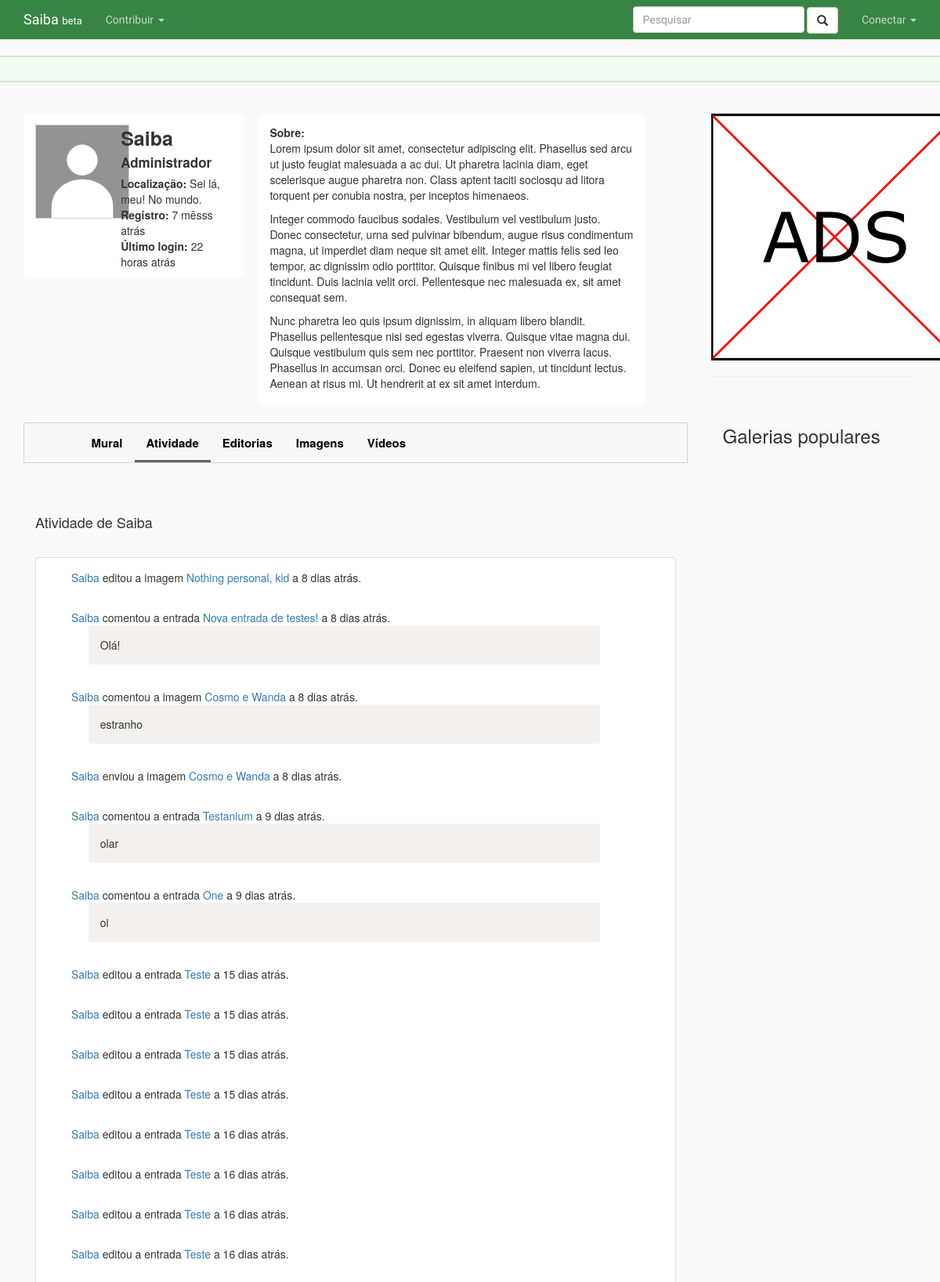
Screenshot of /perfil/saiba/atividade (upper part) with the database file from the repository.
### profile/models.py (models this page shows, shortened)
class Profile(models.Model):
    user        = models.OneToOneField(User, blank=True, null=True, default=None, on_delete=models.CASCADE)
    title       = models.CharField(max_length = 500, blank=True)
    slug        = models.SlugField(max_length=250, default="", blank=True)
    avatar      = models.ImageField(blank=True, upload_to='avatars/', default='assets/avatar_default.svg')
    gender      = models.CharField(max_length = 500, blank=True)
    location    = models.CharField(max_length = 500, blank=True)
    about       = models.TextField(max_length = 1500, blank=True)
    groups      = models.ManyToManyField(UserGroup, blank=True)
    def __unicode__(self):
        return self.user.username

### feedback/models.py (models this page shows, shortened)
class Action(models.Model):
    ACTION_TYPE_CHOICES = (
        ("0", "Unknown"),
        ("1", "New comment"),
        ("2", "New reply"),
        ("3", "New entry"),
        ("4", "New image"),
        ("5", "New video"),
        ("6", "Edit entry"),
        ("7", "Edit image"),
        ("8", "Edit video"),
    )
    target_content_type     = models.ForeignKey(ContentType, on_delete=models.CASCADE, null=True, blank=True)
    target_id               = models.PositiveIntegerField(null=True, blank=True)
    target                  = GenericForeignKey('target_content_type', 'target_id')
    author                  = models.ForeignKey(User)
    action_type             = models.CharField(
        max_length=1,
        choices=ACTION_TYPE_CHOICES,
        default="0",
    )
    date                = models.DateTimeField(auto_now_add=True, blank=True)
    is_public           = models.BooleanField(default=True)
    is_staff_only       = models.BooleanField(default=False)

class Comment(models.Model):
    target_content_type = models.ForeignKey(ContentType, on_delete=models.CASCADE, null=True, blank=True)
    target_id           = models.PositiveIntegerField(null=True, blank=True)
    target              = GenericForeignKey('target_content_type', 'target_id')
    author              = models.ForeignKey(User)
    content             = models.CharField(max_length=250)
    creation_date       = models.DateTimeField(auto_now_add=True, blank=True)
    update_date         = models.DateTimeField(auto_now=True, blank=True)
    hidden              = models.BooleanField(default=False)
    is_deleted          = models.BooleanField(default=False)
    parent              = models.ForeignKey('feedback.Comment', on_delete=models.CASCADE, null=True, blank=True,
                                            related_name="children") # for tracking the main comment when replying a reply
    reply_to            = models.ForeignKey('feedback.Comment', on_delete=models.CASCADE, null=True, blank=True,
                                            related_name="replies") # the immediate response (may not be the main comment)
    points              = models.IntegerField(default=0)

### gallery/models.py (models this page shows, shortened)
class Image(models.Model):
    author          = models.ForeignKey(User, blank=True)
    title           = models.CharField(max_length=250)
    date            = models.DateTimeField(default=timezone.now, blank=True)
    date_origin     = models.CharField(max_length=100, blank=True)
    source          = models.CharField(max_length=250)
    tags            = models.ManyToManyField('home.Tag', blank=True)
    entry           = models.ForeignKey('entry.Entry', on_delete=models.CASCADE, related_name="images")
    hidden          = models.BooleanField(default=False)
    file            = models.ImageField(upload_to='icon/', blank=True)
    file_url        = models.URLField(blank=True)
    description     = models.TextField(max_length=250, blank=True)
    state           = models.ForeignKey(State, on_delete=models.CASCADE, default=1)
    trending_points = models.IntegerField(default=0)
    views           = GenericRelation('feedback.View')
    comments_locked = models.BooleanField(default=False)

### entry/models.py (models this page shows, shortened)
class Entry(models.Model):
    author                  = models.ForeignKey(User, default=1)
    title                   = models.CharField(max_length=250)
    slug                    = models.SlugField(max_length=250, default="", blank=True, unique=True)
    status                  = models.ForeignKey(Status, default=1)
    category                = models.ForeignKey(Category, default=1)
    type                    = models.CharField(max_length=100, blank=True)
    date_origin             = models.CharField(max_length=100, blank=True)
    origin                  = models.CharField(max_length=100)
    icon                    = models.ImageField(upload_to='icon/', blank=True)
    icon_url                = models.URLField(blank=True)
    hidden                  = models.BooleanField(default=False)
    images_locked           = models.BooleanField(default=False)
    videos_locked           = models.BooleanField(default=False)
    comments_locked         = models.BooleanField(default=False)
    tags                    = models.ManyToManyField('home.Tag', blank=True)
    trending_points         = models.IntegerField(default=0)
    editorship              = models.ManyToManyField('profile.Profile', blank=True)
    view                    = GenericRelation('feedback.View')
    class Meta:
        verbose_name_plural = "entries"

### profile/views.py (the view)
# urls.py: url(r'^(?P<name_slug>[\w-]+)/atividade', views.activity, name='activity'),
def activity(request, name_slug, page = 1):
    current_page = "atividade"
    profile = get_object_or_404(Profile, slug=name_slug)
    actions = Action.objects.filter(author=profile.user).order_by("-id")
    for action in actions:
        action.actor = action.author.profile
        action.location = action.target
        if action.action_type == "1":
            action.message = action.target.content
            action.location = action.target.target #action -> comment -> (entry/image/video/profile)
        elif action.action_type == "2":
            action.message = action.target.content
            action.location = action.target.target #action -> reply -> (entry/image/video/profile)
            action.victim = action.target.reply_to.author
        if type(action.location) == Entry:
            action.location_type = "entry"
        elif type(action.location) == Image:
            action.location_type = "image"
        elif type(action.location) == Video:
            action.location_type = "video"
        elif type(action.location) == Profile:
            action.location_type = "profile"
    context = {"profile": profile, 'type': 'profile', "id": profile.user.id, "actions": actions, "current_page": current_page}
    return render(request, 'profile/activity.html', context)

### profile/templates/profile/activity.html (shortened to what this page needs)
﻿{% extends 'home/base.html' %}
{% block body %}
    {% include "profile/profile_information.html" %}
    {% include "profile/profile_menu.html" %}
    <section id="activity" class="container media col-md-12">
        <h3>Atividade de {{profile.user.username}}</h3>
        <div class="container media col-md-12 panel panel-default">
            {% for action in actions %}
            <div class="activity col-md-12 panel-body">
                <span class="activity-description col-md-12">
                    <a href="{% url "profile:detail" action.actor.slug %}">{{action.actor}}</a>
                    {% if action.action_type == "1" %}
                    comentou
                    {% elif action.action_type == "2" %}
                    respondeu <a href="{% url "profile:detail" action.victim.profile.slug %}">{{action.victim}}</a>
                    {% elif action.action_type == "3" %}
                    criou
                    {% elif action.action_type == "4" or action.action_type == "5" %}
                    enviou
                    {% elif action.action_type == "6" or action.action_type == "7" or action.action_type == "8" %}
                    editou
                    {% endif %}
                        {% if action.location_type == "entry" %}
                        a entrada <a href="{% url "entry:detail" action.location.slug %}">{{action.location.title}}</a>
                        {% elif action.location_type == "image" %}
                        a imagem <a href="{% url "gallery:image_detail" action.location.id %}">{{action.location.title}}</a>
                        {% elif action.location_type == "video" %}
                        o vídeo <a href="{% url "gallery:video_detail" action.location.id %}">{{action.location.title}}</a>
                        {% elif action.location_type == "profile" %}
                        o perfil de <a href="{% url "profile:detail" action.location.slug %}">{{action.location.user.username}}</a>
                        {% endif %}
                    a <span class="saiba-date" title="{{action.date}}">{{action.date|date:"c"}}</span>.
                    {% if action.target.content %}<span class="activity-content panel-body col-md-12">{{action.target.content}}</span>{% endif %}
                </span>
            </div>
            <div class="saiba-separator col-md-12"></div>
            {% endfor %}
        </div>
    </section>
{% endblock %}

### profile/templates/profile/profile_information.html
﻿    <section id="profile" class="media">
        <div class="info-left col-md-4" style="border-radius: 7px; padding: 14px 0 10px 0; background-color:#fff;">
            <div class="media-avatar col-md-4">
                {% if profile.avatar %}
                    <img class='media-object' style="border-style:solid; border-width:1px; border-color:lightgrey" src='{{profile.avatar.url}}' height='120'>
                {% endif %}
            </div>
            <div class="col-md-8">
                <span id="profile-username" class="media-heading col-md-12">{{ profile.user.username }}</span>
                <span id="profile-title" class="media-heading col-md-12">{{ profile.title }}</span>
                {% if profile.location %}<span class="col-md-12"><b>Localização:</b> {{ profile.location }}</span>{% endif %}
                <span class="col-md-12"><b>Registro:</b> <span class="saiba-date">{{ profile.user.date_joined|date:"c" }}</span></span>
                <span class="col-md-12"><b>Último login:</b> <span class="saiba-date">{{ profile.user.last_login|date:"c" }}</span></span>
            </div>
        </div>
        <div class="info-right col-md-7" style="border-radius: 7px; padding: 14px 0 10px 0; background-color:#fff; margin-left: 2%;">
            {% if profile.about %}<span class="col-md-12"><b>Sobre:</b><br/> {{ profile.about|linebreaks }}</span>{% endif %}
        </div>
    </section>

### home/static/home/style.css (style rules this page uses)
h3 { font-size: 18px; line-height: 40px; }
.activity-content { background-color: rgba(187, 167, 167, 0.17); border-radius: 3px; left: 3%; width: 90%; }
#profile-username { font-size: 25px; font-weight: bold; margin-bottom: 0px; }
#profile-title { font-size: 17px; font-weight: bold; margin-top: 0px; }

### home/static/home/css/footer.css (style rules this page uses)
html { height: 100%; }

### rows the page displays
Profile: avatar (placeholder picture), user.username "Saiba", title "Administrador", location "Sei lá, meu! No mundo.", about "Lorem ipsum dolor sit amet, consectetur adipiscing elit. Phasellus sed arcu ut justo feugiat malesuada a ac dui. Ut pharetra lacinia diam, eget scelerisque augue pharetra non. Class aptent taciti sociosqu ad litora torquent per conubia nostra, per inceptos himenaeos. Integer commodo faucibus sodales. Vestibulum vel vestibulum justo. Donec consectetur, urna sed pulvinar bibendum, augue risus condimentum magna, ut imperdiet diam neque sit amet elit. Integer mattis felis sed leo tempor, ac dignissim odio porttitor. Quisque finibus mi vel libero feugiat tincidunt. Duis lacinia velit orci. Pellentesque nec malesuada ex, sit amet consequat sem. Nunc pharetra leo quis ipsum dignissim, in aliquam…"
Action: actor "Saiba", action_type "editou", location "Nothing personal, kid"
Action: actor "Saiba", action_type "comentou", location "Nova entrada de testes!", target.content "Olá!"
Action: actor "Saiba", action_type "comentou", location "Cosmo e Wanda", target.content "estranho"
Action: actor "Saiba", action_type "enviou", location "Cosmo e Wanda"
Action: actor "Saiba", action_type "comentou", location "Testanium", target.content "olar"
Action: actor "Saiba", action_type "comentou", location "One", target.content "oi"
Action: actor "Saiba", action_type "editou", location "Teste"
Action: actor "Saiba", action_type "editou", location "Teste"
Action: actor "Saiba", action_type "editou", location "Teste"
Action: actor "Saiba", action_type "editou", location "Teste"
Action: actor "Saiba", action_type "editou", location "Teste"
Action: actor "Saiba", action_type "editou", location "Teste"
Action: actor "Saiba", action_type "editou", location "Teste"
Action: actor "Saiba", action_type "editou", location "Teste"
